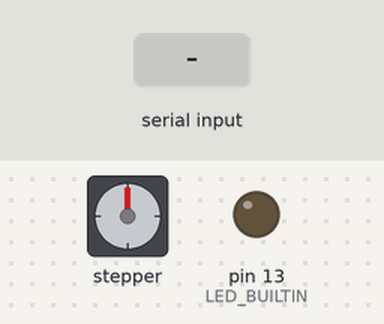
The program below on a simulated Arduino Uno, built with avr-gcc and run on an emulated ATmega328P. On the bench: stepper motor, output pins drawn as LEDs (lit = HIGH). Wiring (inferred from the names in the program): stepper motor driver (200 steps per turn assumed): step pin 3; direction pin 2; enable pin 4. Inputs (shaded band) come from the test bench. Pins used as bus, display or sensor lines are not drawn; what the program prints to the serial monitor is not drawn.

Above: at 1.2 s.
1.3 s: byte 30 received over Serial
At 2.5 s:
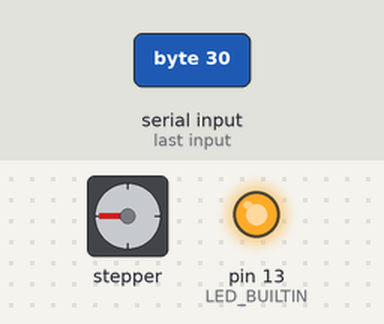
3.4 s: byte 90 received over Serial
At 5.8 s:
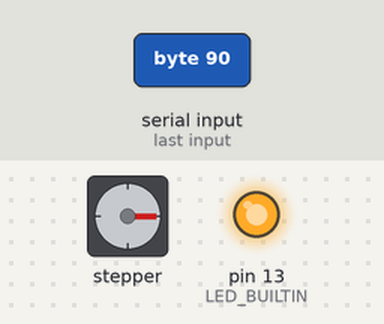
6.1 s: byte 120 received over Serial
At 7.4 s:
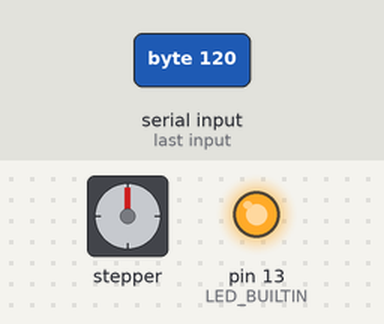
Timing chart, 0 to 9.1 s (numbered marks = the images above; inputs shaded):
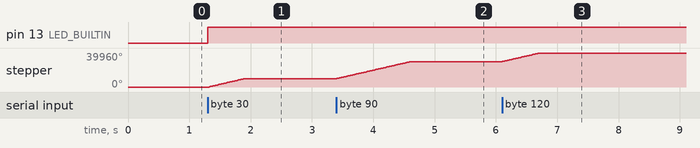

The program:

main.cpp
```cpp
#include <Arduino.h>

const int DIR_PIN = 2;
const int PUL_PIN = 3;
const int EN_PIN = 4;

const int BUTTON1_PIN = 5;
const int BUTTON2_PIN = 6;

const int TOTAL_STEPS = 17600;

unsigned char incomingByte = 0;

int currentPosition = 0;

void setup() {
    // Outputs
    pinMode(PUL_PIN, OUTPUT);
    pinMode(DIR_PIN, OUTPUT);
    pinMode(EN_PIN, OUTPUT);

    // Inputs
    pinMode(BUTTON1_PIN, INPUT);
    pinMode(BUTTON2_PIN, INPUT);

    // Set Enable to low (active)
    digitalWrite(EN_PIN, LOW);
    // Set Direction to left
    digitalWrite(DIR_PIN, HIGH);

    // LED for debbugging
    pinMode(LED_BUILTIN, OUTPUT);

    // Setup serial
    Serial.begin(9600);
}

void loop() {
    if (Serial.available() > 0) {
        // read the incoming byte
        incomingByte = Serial.read();

        digitalWrite(LED_BUILTIN, HIGH);

        // send ack
        Serial.write(0x06);

        // calculate step change
        int newPosition = incomingByte / 100.0 * 18500;
        int stepsChange = newPosition - currentPosition;
        currentPosition = newPosition;

        // set direction
        if(stepsChange < 0) {
            digitalWrite(DIR_PIN, LOW);
        } else {
            digitalWrite(DIR_PIN, HIGH);
        }

        // send signal to motor
        for(int i = 0; i < abs(stepsChange); i++) {
            digitalWrite(PUL_PIN, LOW);
            delayMicroseconds(50);
            digitalWrite(PUL_PIN, HIGH);
            delayMicroseconds(50);
        }
    }
}
```

Measured:
- after the input at 1.3 s, pin 13 (LED_BUILTIN): LOW → HIGH at once; stepper: turns 9990° clockwise in 0.58 s, starting at once
- after the input at 3.4 s, stepper: turns 19980° clockwise in 1.2 s, starting at once
- after the input at 6.1 s, stepper: turns 9990° clockwise in 0.60 s, starting at once
